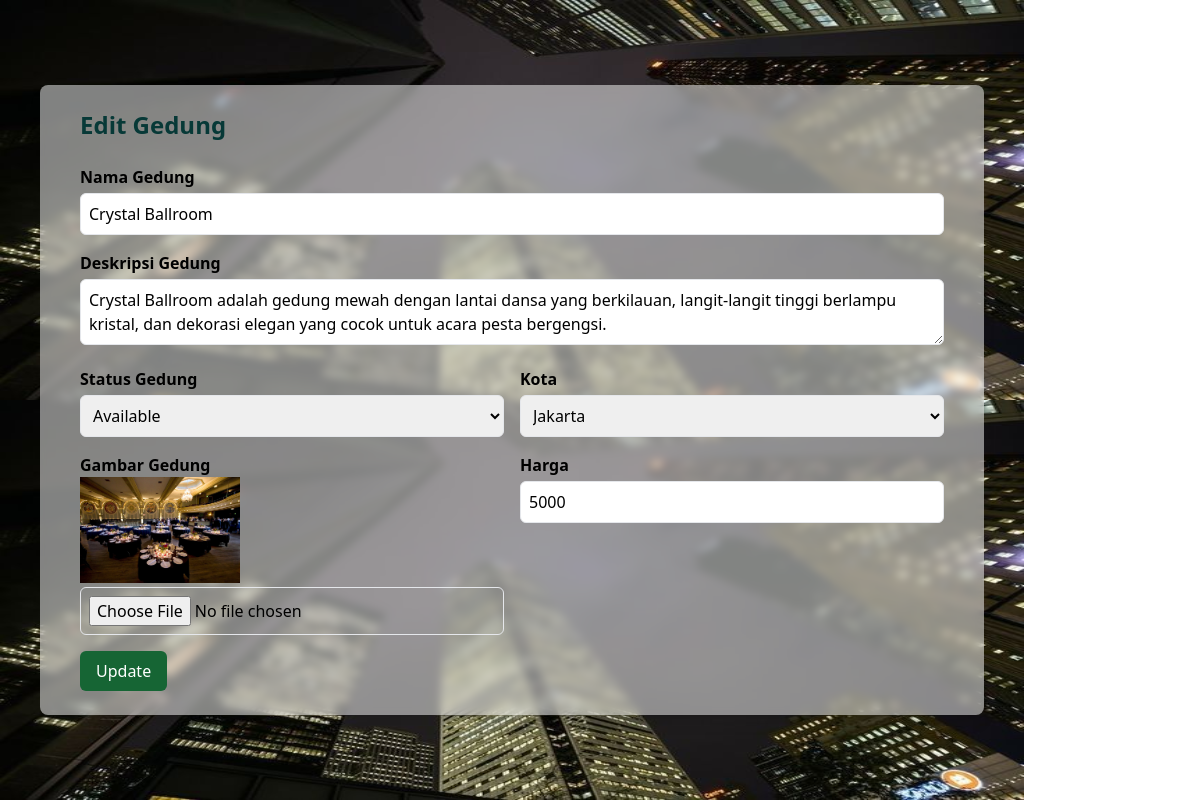
Screenshot of /src/edit_gedung.php?id=5 with the database file from the repository.
### tables this page shows
CREATE TABLE `daftar_gedung` (
  `id_gedung` int(11) NOT NULL,
  `nama_gedung` varchar(255) NOT NULL,
  `deskripsi_gedung` text NOT NULL,
  `status_gedung` enum('Available','Unavailable') NOT NULL,
  `gambar_gedung` text NOT NULL,
  `kota_gedung` varchar(255) NOT NULL,
  `harga_sewa` double NOT NULL
);

### src/edit_gedung.php (the view, shortened to what this page needs)
<?php
include 'koneksi.php';
$id = $_GET["id"];
$query = "SELECT * FROM daftar_gedung WHERE id_gedung='$id'";
$data = mysqli_query($koneksi, $query);
?>
<!DOCTYPE html>
<html lang="en">
<head>
    <link rel="stylesheet" href="output.css">
</head>
<body>
<section class="bgedit container h-svh flex justify-center items-center">
    <div class="mx-10 backdrop-blur-sm w-full relative z-10">
        <div class="w-full bg-white bg-opacity-50 px-10 py-6 rounded-lg shadow-lg">
            <h2 class="text-2xl font-bold mb-6 text-dla">Edit Gedung</h2>
            <?php while ($d = mysqli_fetch_array($data)): ?>
                <form method="post" class="space-y-4" enctype="multipart/form-data">
                    <div class="mb-4">
                        <label for="nama_gedung" class="block text-black font-semibold">Nama Gedung</label>
                        <input type="text" id="nama_gedung" name="nama_gedung" value="<?php echo $d['nama_gedung'] ?>"
                            class="mt-1 p-2 w-full border rounded-md" required>
                    </div>
                    <div class="mb-4">
                        <label for="deskripsi_gedung" class="block text-black font-semibold">Deskripsi Gedung</label>
                        <textarea id="deskripsi_gedung" name="deskripsi_gedung"
                            class="mt-1 p-2 w-full min-h-4 border rounded-md"
                            required><?php echo $d['deskripsi_gedung'] ?></textarea>
                    </div>
                    <div class="mb-4 flex space-x-4">
                        <div class="w-1/2">
                            <label for="status_gedung" class="block text-black font-semibold">Status Gedung</label>
                            <select id="status_gedung" name="status_gedung" class="mt-1 p-2 w-full border rounded-md" required>
                                <option value="Available" <?php echo ($d['status_gedung'] == 'Available') ? 'selected' : ''; ?>>Available</option>
                            </select>
                        </div>
                        <div class="w-1/2">
                            <label for="kota" class="block text-black font-semibold">Kota</label>
                            <select id="kota" name="kota" class="mt-1 p-2 w-full border rounded-md" required>
                                <option value="Jakarta" <?php echo ($d['kota_gedung'] == 'Jakarta') ? 'selected' : ''; ?>>Jakarta</option>
                            </select>
                        </div>
                    </div>
                    <div class="mb-4 flex space-x-4">
                        <div class="w-1/2">
                            <label for="gambar_gedung" class="block text-black font-semibold">Gambar Gedung</label>
                            <img class="w-40 h-30 object-cover flex" src="uploads/<?php echo $d['gambar_gedung']; ?>"
                                alt="<?php echo $d['nama_gedung']; ?>">
                            <input type="file" id="gambar_gedung" name="gambar_gedung" accept="image/*"
                                class="mt-1 p-2 w-full border rounded-md">
                        </div>
                        <div class="w-1/2">
                            <label for="harga" class="block text-black font-semibold">Harga</label>
                            <input type="number" id="harga" name="harga" value="<?php echo $d['harga_sewa'] ?>" class="mt-1 p-2 w-full border rounded-md" required>
                        </div>
                    </div>
                    <button type="submit" name="submit"
                        class="bg-green-800 text-white py-2 px-4 rounded-md hover:bg-green-900">Update</button>
                </form>
            <?php endwhile; ?>
        </div>
    </div>
</section>
</body>
</html>

### src/edit_gedung.php (style rules this page uses)
.bgedit { background-image: url(../public/asset/back.jpeg); background-repeat: round; object-fit: cover; }

### rows the page displays
daftar_gedung: nama_gedung "Crystal Ballroom", deskripsi_gedung "Crystal Ballroom adalah gedung mewah dengan lantai dansa yang berkilauan, langit-langit tinggi berlampu kristal, dan dekorasi elegan yang cocok untuk acara pesta bergengsi.", status_gedung "Available", kota "Jakarta", gambar_gedung (picture), harga "5000"
